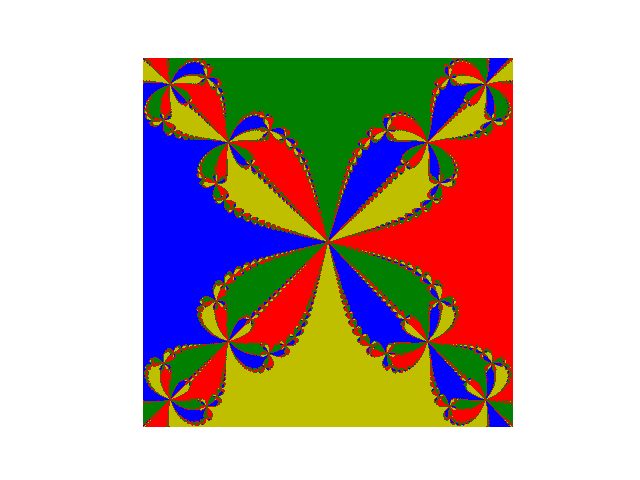

Here is the Python script that generated this plot:
import numpy as np
import matplotlib.pyplot as plt
from matplotlib.colors import ListedColormap


# A list of colors to distinguish the roots.
colors = ['b', 'r', 'g', 'y']

TOL = 1.e-8


def newton(z0, f, fprime, MAX_IT=1000):
    """The Newton-Raphson method applied to f(z).

    Returns the root found, starting with an initial guess, z0, or False
    if no convergence to tolerance TOL was reached within MAX_IT iterations.

    """

    z = z0
    for i in range(MAX_IT):
        dz = f(z)/fprime(z)
        if abs(dz) < TOL:
            return z
        z -= dz
    return False


def plot_newton_fractal(f, fprime, n=200, domain=(-1, 1, -1, 1)):
    """Plot a Newton Fractal by finding the roots of f(z).

    The domain used for the fractal image is the region of the complex plane
    (xmin, xmax, ymin, ymax) where z = x + iy, discretized into n values along
    each axis.

    """

    roots = []
    m = np.zeros((n, n))

    def get_root_index(roots, r):
        """Get the index of r in the list roots.

        If r is not in roots, append it to the list.

        """

        try:
            return np.where(np.isclose(roots, r, atol=TOL))[0][0]
        except IndexError:
            roots.append(r)
            return len(roots) - 1

    xmin, xmax, ymin, ymax = domain
    for ix, x in enumerate(np.linspace(xmin, xmax, n)):
        for iy, y in enumerate(np.linspace(ymin, ymax, n)):
            z0 = x + y*1j
            r = newton(z0, f, fprime)
            if r is not False:
                ir = get_root_index(roots, r)
                m[iy, ix] = ir
    nroots = len(roots)
    if nroots > len(colors):
        # Use a "continuous" colormap if there are too many roots.
        cmap = 'hsv'
    else:
        # Use a list of colors for the colormap: one for each root.
        cmap = ListedColormap(colors[:nroots])
    plt.imshow(m, cmap=cmap, origin='lower')
    plt.axis('off')
    plt.savefig('newton.png')


def f(z): return z**4 - 1
def fprime(z): return 4*z**3


plot_newton_fractal(f, fprime, n=5000)
